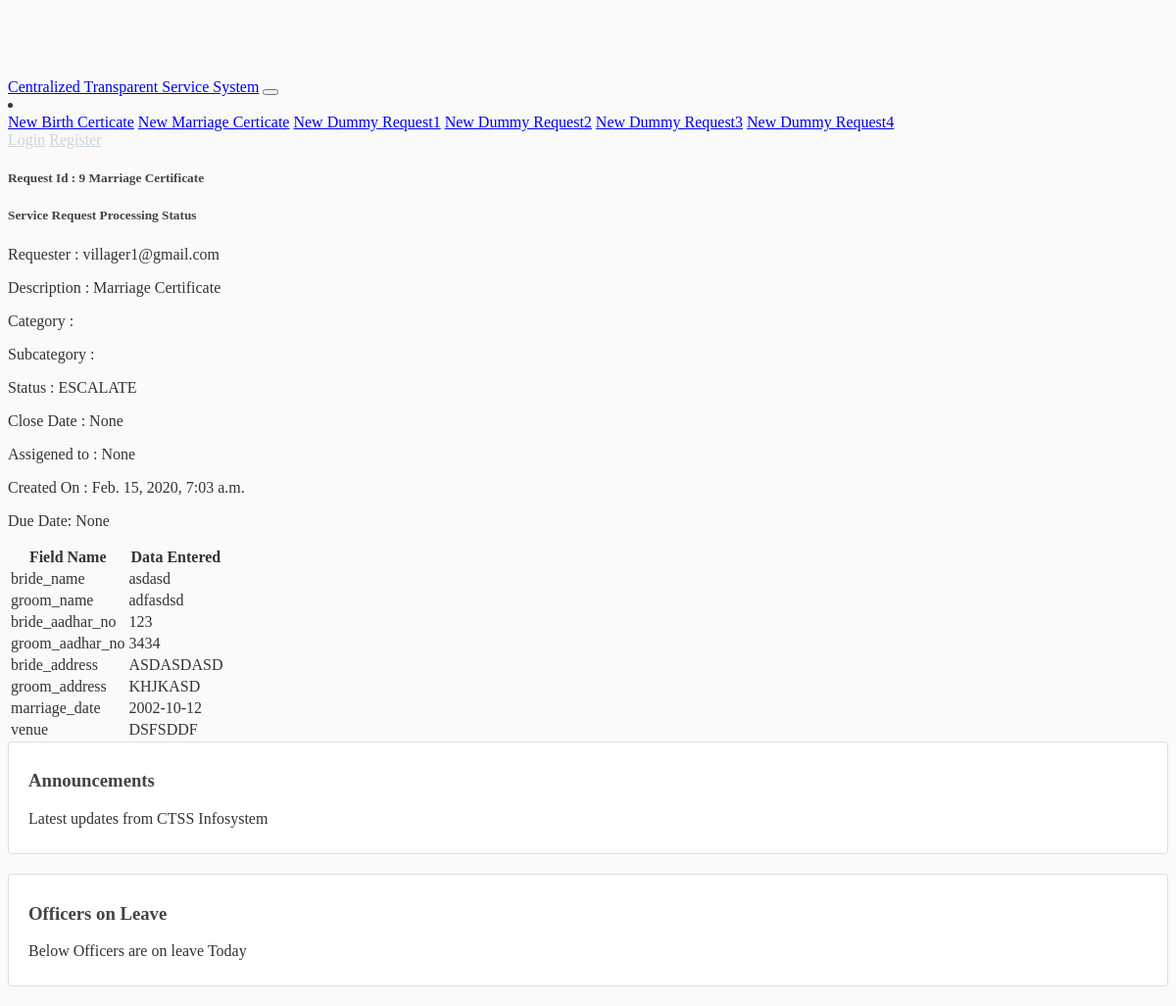
/ticket/9/escalate/, run on an earlier commit of the app's database.
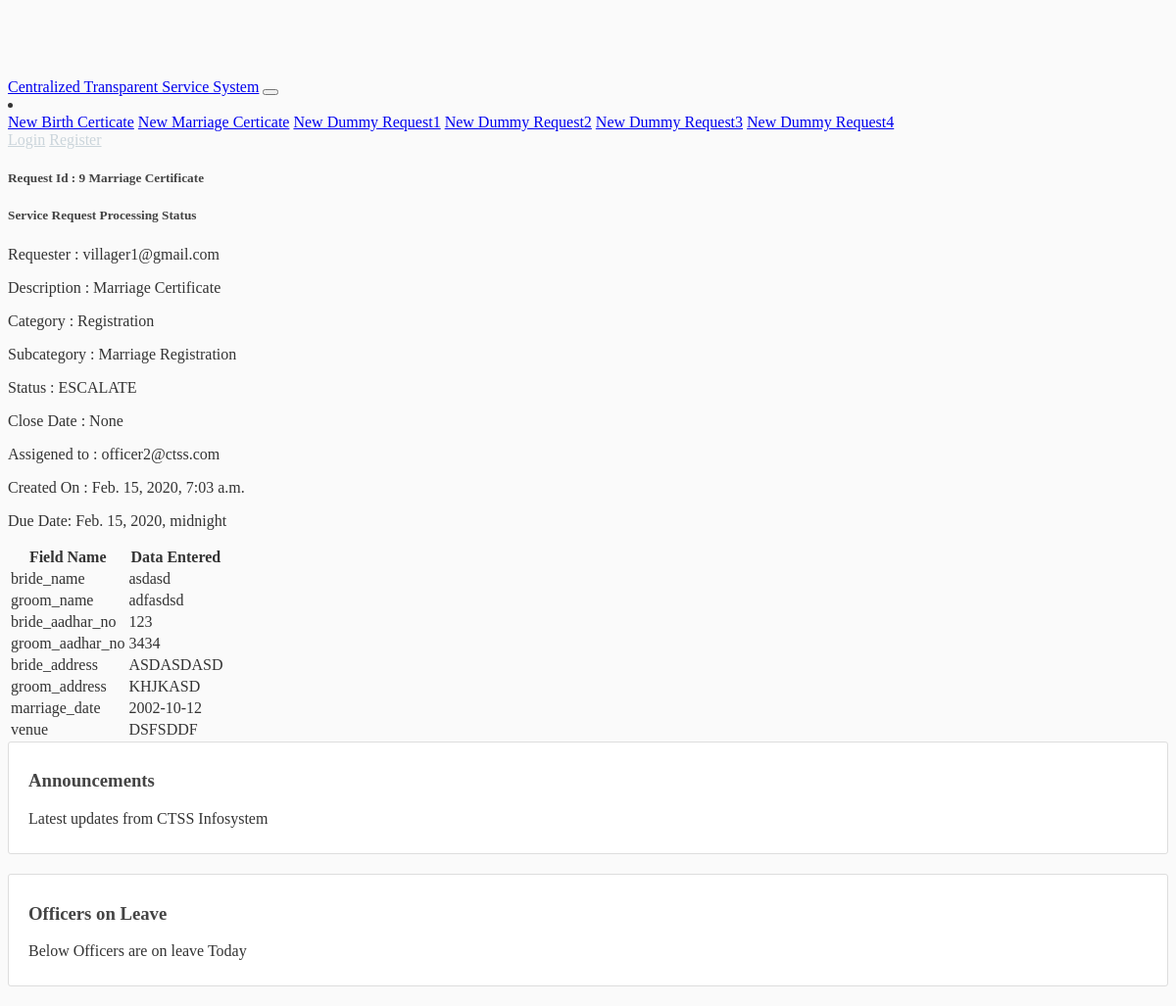
And on a later commit of the database.
### ticket/models.py (models this page shows, shortened)
class ServiceRequest(models.Model):
    owner = models.ForeignKey(allUser, related_name='owner', blank=True, null=True, verbose_name='Owner', on_delete=models.DO_NOTHING)
    description = models.CharField('description', blank=True, null=True, max_length=255)
    category = models.ForeignKey(Category, related_name="category", blank=True, null=True, on_delete=models.DO_NOTHING)
    status = models.CharField('Status', choices=STATUS_CHOICES,
                              max_length=255, blank=True, null=True, default="IN QUEUE")
    closed_date = models.DateTimeField(blank=True, null=True)
    assigned_to = models.ForeignKey(allUser, related_name='assigned_to', blank=True,
                                    null=True, verbose_name='Assigned to', on_delete=models.DO_NOTHING)
    created = models.DateTimeField(auto_now_add=True)
    updated = models.DateTimeField(auto_now=True)
    duedate = models.DateTimeField(null=True, blank=True)
    extra = models.TextField('extra', null=True, blank=True)

class Category(models.Model):
    name = models.CharField('category', max_length=255)
    subcategory = models.CharField('subcategory', max_length=255, null=True, blank=True)

### allusers/models.py (models this page shows, shortened)
class allUser(AbstractBaseUser, PermissionsMixin):
    username = models.CharField(max_length=100, unique=True)
    first_name = models.CharField(max_length=150, blank=True)
    last_name = models.CharField(max_length=150, blank=True)
    email = models.EmailField(max_length=255, unique=True)
    is_staff = models.BooleanField(default=False)
    is_admin = models.BooleanField(default=False)
    is_public = models.BooleanField(default=True)
    is_superuser = models.BooleanField(default=False)
    date_joined = models.DateTimeField(('date joined'), auto_now_add=True)
    manager = models.ForeignKey('self', null=True, related_name="department_head", on_delete=models.DO_NOTHING, blank=True)
    role = models.CharField(max_length=50, choices=ROLES, default='PUBLIC')
    USERNAME_FIELD = 'email'
    REQUIRED_FIELDS = ['username', ]
    objects = UserManager()

### ticket/views.py (the view)
# urls.py: path('ticket/<int:pk>/escalate/', views.escalate, name="escalate"),
def escalate(request, pk):
    service_request = get_object_or_404(ServiceRequest, pk=pk)
    setattr(service_request, 'data', json.loads(service_request.extra))
    service_request.status = "ESCALATE"
    service_request.save()
    context = {
        'service_request': service_request
    }
    return render(request, 'ticket/item.html', context)

### ticket/templates/ticket/item.html (shortened to what this page needs)
{% extends "base.html" %}
{% block content %}
<div class="container">
<div class="col ml-4 mr-4">
    <div class="card m-2">
        <div class="card-header">
            <h5><span class="badge badge-pill badge-warning">Request Id : {{ service_request.id }}</span>
                {{ service_request.description }}</h5>
        </div>
        <div class="card-body">
            <div class="card border-light mb-3">
                <h5><div class="card-header bg-success text-light">Service Request Processing Status</div></h5>
                <div class="card-body">
                    <div class="row">
                        <div class="col-sm"><p class="card-text">Requester : {{ service_request.owner }}</p></div>
                        <div class="col-sm"><p class="card-text">Description : {{ service_request.description }}</p></div>
                    </div>
                    <div class="row">
                        <div class="col-sm"><p class="card-text">Category : {{ service_request.category.name }}</p></div>
                        <div class="col-sm"><p class="card-text">Subcategory : {{ service_request.category.subcategory }}</p></div>
                    </div>
                    <div class="row">
                        <div class="col-sm"><p class="card-text">Status : {{ service_request.status }}</p></div>
                        <div class="col-sm"><p class="card-text">Close Date : {{ service_request.closed_date }}</p></div>
                    </div>
                    <div class="row">
                        <div class="col-sm"><p class="card-text">Assigened to : {{ service_request.assigned_to }}</p></div>
                        <div class="col-sm"><p class="card-text">Created On :  {{ service_request.created }}</p></div>
                    </div>
                    <div class="row">
                        <div class="col-sm"><p class="card-text">Due Date: {{ service_request.duedate }}</p></div>
                    </div>
                </div>
            </div>
            <table class="table table-striped table-bordered">
                <thead class="table-primary">
                    <tr>
                        <th scope="col">Field Name </th>
                        <th scope="col">Data Entered</th>
                    </tr>
                </thead>
                <tbody>
                    {% for key, value in service_request.data.items %}
                    <tr>
                        <td>{{ key }}</td>
                        <td>{{ value }}</td>
                    </tr>
                    {% endfor %}
                </tbody>
            </table>
        </div>
    </div>
</div>
</div>
{% endblock content %}

What changed in the data, as far as the page shows it:
changed ServiceRequest "Marriage Certificate": category.name (not shown) → "Registration"; category.subcategory (not shown) → "Marriage Registration"; assigned_to "None" → "officer2@ctss.com"; duedate "None" → "Feb. 15, 2020, midnight"
